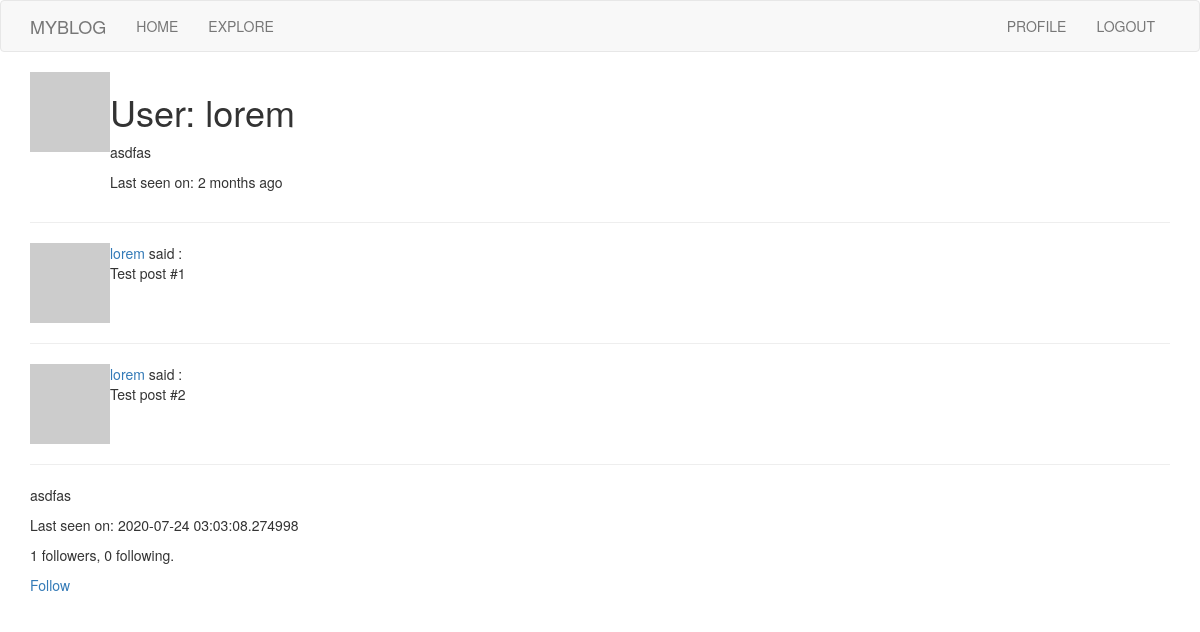
The app's page /user/lorem (signed in) with its own data.
### app/models.py (models this page shows, shortened)
class User(UserMixin, db.Model):
    id = db.Column(db.Integer, primary_key=True)
    username = db.Column(db.String(64), index=True, unique=True)
    email = db.Column(db.String(120), index=True, unique=True)
    password_hash = db.Column(db.String(128))
    posts = db.relationship('Post', backref='author', lazy='dynamic')
    about_me = db.Column(db.String(140))
    last_seen = db.Column(db.DateTime, default=datetime.utcnow)
    def avatar(self, size):
        digest = md5(self.email.lower().encode('utf-8')).hexdigest()
        return 'https://www.gravatar.com/avatar/{}?d=identicon&s={}'.format(digest, size)
    def is_following(self, user):
        return self.followed.filter(followers.c.followed_id == user.id).count() > 0
    followed = db.relationship(
        'User', secondary=followers,
        primaryjoin=(followers.c.follower_id == id),
        secondaryjoin=(followers.c.followed_id == id),
        backref=db.backref('followers', lazy='dynamic'), lazy='dynamic'
    )

### app/routes.py (the view)
@app.route('/user/<username>')
@login_required
def user(username):
    user = User.query.filter_by(username=username).first_or_404()
    posts = [
        {'author': user, 'body': 'Test post #1'},
        {'author': user, 'body': 'Test post #2'}
    ]
    return render_template('user.html', user=user, posts=posts)

### app/models.py (called while the page is built)
@login.user_loader
def load_user(id):
    return User.query.get(int(id))

### app/routes.py (called while the page is built)
@app.before_request
def before_request():
    if current_user.is_authenticated:
        current_user.last_seen = datetime.utcnow()
        db.session.commit()

### app/templates/user.html
{% extends "base.html" %}
{% block app_content %}
    <table>
        <tr valign="top">
            <td><img src="{{ user.avatar(128) }}" alt=""></td>
            <td>
                <h1>User: {{ user.username }} </h1>
                {% if user.about_me %} <p>{{ user.about_me }}</p> {% endif %}
                {% if user.last_seen %} <p>Last seen on: {{ moment(user.last_seen).fromNow() }}</p> {% endif %}
            </td>
        </tr>
    </table>
    <hr>
    {% for post in posts %}
    <table>
        {% include '_post.html' %}
        <hr>
    </table>
    {% endfor %}
    {% if user.about_me %} <p>{{user.about_me }}</p>{% endif %}
    {% if user.last_seen %} <p>Last seen on: {{ user.last_seen }}</p> {% endif %}
    <p>{{ user.followers.count() }} followers, {{ user.followed.count() }} following. </p>
    {% if user == current_user %}
        <p><a href="{{ url_for('edit_profile') }}">Edit your profile</a></p>
    {% elif not current_user.is_following(user) %}
        <p><a href="{{ url_for('follow', username=user.username) }}">Follow</a></p>
    {% else %}
        <p><a href="{{ url_for('unfollow', username=user.username) }}">Unfollow</a></p>
    {% endif %}
{% endblock %}

### app/templates/_post.html
<table>
    <tr valign="top">
        <td width="70px">
            <a href="{{ url_for('user', username=post.author.username) }}">
                <img src="{{ post.author.avatar(70) }}" alt="">
            </a>
        </td>
        <td>
            <a href="{{ url_for('user', username=post.author.username) }}">
                {{ post.author.username }}
            </a>
            said {{ post.timestamp }} : <br>{{ post.body }}
        </td>
    </tr>
</table>

### records on screen
User: username "lorem", about_me "asdfas", last_seen "2 months ago", author.username "lorem" "lorem", last_seen "2020-07-24 03:03:08.274998"

### other values on screen
{{ post.body }} "Test post #1" "Test post #2"
{{ user.followers.count() }} "1"
{{ user.followed.count() }} "0"
